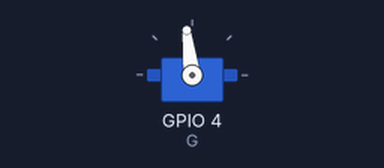
Bench run of a program on a simulated Raspberry Pi (BCM pin numbers). Parts: servo. Random numbers come from a fixed seed; servo angles are drawn from the pulse width (0.5 ms = 0°, 2.5 ms = 180°); what the program prints to the terminal is not drawn.

Above: at 0.05 s.
At 3.95 s:
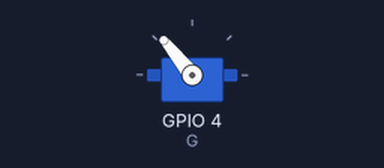
At 7.95 s:
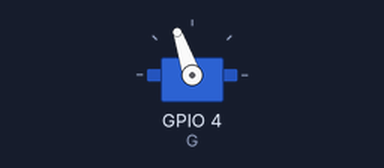
At 19.95 s:
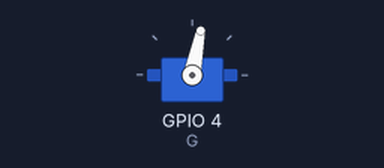
Timing chart, 0 to 28.9 s (numbered marks = the images above):
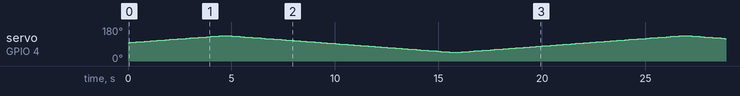

The program:

servo_demo.py
```python
#!/usr/bin/env python

# servo_demo.py
# 2016-10-07
# Public Domain

# servo_demo.py          # Send servo pulses to GPIO 4.
# servo_demo.py 23 24 25 # Send servo pulses to GPIO 23, 24, 25.

import sys
import time
import random
import pigpio

NUM_GPIO=32

MIN_WIDTH=1000
MAX_WIDTH=2000

step = [0]*NUM_GPIO
width = [0]*NUM_GPIO
used = [False]*NUM_GPIO

pi = pigpio.pi()

if not pi.connected:
   exit()

if len(sys.argv) == 1:
   G = [4]
else:
   G = []
   for a in sys.argv[1:]:
      G.append(int(a))

for g in G:
   used[g] = True
   step[g] = random.randrange(5, 25)
   if step[g] % 2 == 0:
      step[g] = -step[g]
   width[g] = random.randrange(MIN_WIDTH, MAX_WIDTH+1)

print("Sending servos pulses to GPIO {}, control C to stop.".
   format(' '.join(str(g) for g in G)))

while True:

   try:

      for g in G:

         pi.set_servo_pulsewidth(g, width[g])

         # print(g, width[g])

         width[g] += step[g]

         if width[g]<MIN_WIDTH or width[g]>MAX_WIDTH:
            step[g] = -step[g]
            width[g] += step[g]

      time.sleep(0.1)

   except KeyboardInterrupt:
      break

print("\nTidying up")

for g in G:
   pi.set_servo_pulsewidth(g, 0)

pi.stop()
```
